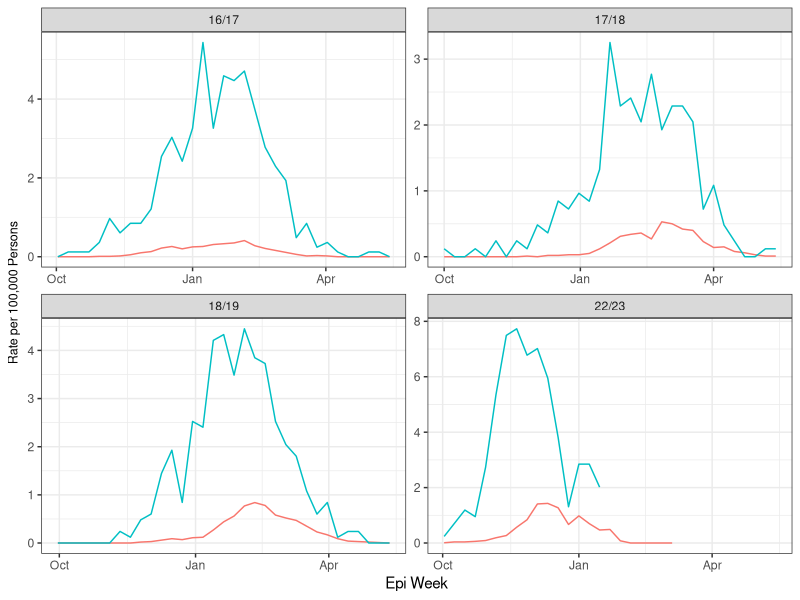
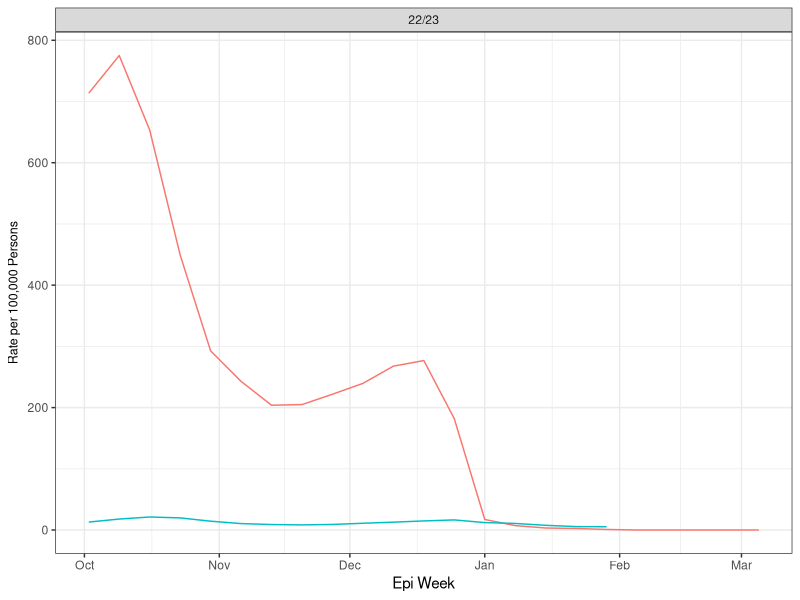
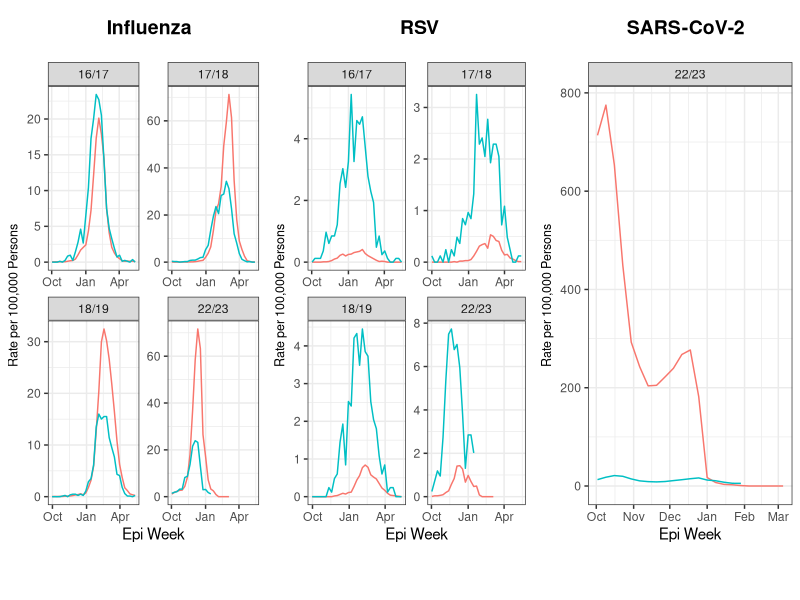

Write the R code that produced these figures, in order.
### GER HOSP VS. LAB FIGURE ###
library(tidyverse)
library(ggplot2)
library(cowplot)
setwd('~/lshtm-dc-sanofi')

#read in merged data csv - USING MERGED CSV 2 FOR NOW
data <- read.csv('data/merged_data/merged_data.csv')

#create dummy data for complete 22/23 season
data[nrow(data) + 1,] = c(99999999,NA,'DE','NH',20,2023,'ALL',0,NA,NA,NA,NA,NA,NA,0,NA,NA,NA,NA,NA,NA,NA,NA,NA,NA,NA,NA,NA,'2023-05-14')

data$hsp_rate <- as.numeric(data$hsp_rate)
data$epi_dates <- as.Date(data$epi_dates)
data$hsp_rate_covid19 <- as.numeric(data$hsp_rate_covid19)
data$hsp_rate_rsv <- as.numeric(data$hsp_rate_rsv)
data$hsp_rate_flu <- as.numeric(data$hsp_rate_flu)
data$cases_rate_covid19 <- as.numeric(data$cases_rate_covid19)
data$cases_rate_rsv <- as.numeric(data$cases_rate_rsv)
data$cases_rate_flu <- as.numeric(data$cases_rate_flu)

#filter for germany and all age groups
ger_data <- data %>% filter(country == 'DE' & age_group == 'ALL')

## Filter by season
ger_data$epi_dates <- as.Date(ger_data$epi_dates)
ger_data <- ger_data %>% mutate(season =
                                   case_when(epi_dates >= '2016-10-02' & epi_dates <= '2017-05-14' ~ '16/17',
                                             epi_dates >= '2017-10-01' & epi_dates <= '2018-05-13' ~ '17/18',
                                             epi_dates >= '2018-09-30' & epi_dates <= '2019-05-12' ~ '18/19',
                                             epi_dates >= '2022-10-02' & epi_dates <= '2023-05-14' ~ '22/23'
                                   )
)

# Drop rows outside of usual seasons
ger_data <- ger_data %>% drop_na(season)

#filter to only relevant columns for flu
ger_data_flu <- ger_data %>%
     select('week','year','hsp_rate_flu','cases_rate_flu','epi_dates','season')
ger_data_flu <- ger_data_flu %>% pivot_longer(cols = c('hsp_rate_flu','cases_rate_flu'),names_to = 'hos_lab_case',values_to = 'rate')

#create plot for flu
flu_plot <- ggplot() + geom_line(data=ger_data_flu,aes(x=epi_dates,y=rate,col=hos_lab_case),position='identity') + 
     facet_wrap(.~season,scales='free') +
     theme_bw() +
     xlab('Epi Week') +
     ylab(expression(paste('Rate per 100,000 Persons'))) +
     theme(axis.title.y = element_text(size=9)) +
     theme(legend.position = 'none') 

#filter to only relevant columns for rsv
ger_data_rsv <- ger_data %>%
     select('week','year','hsp_rate_rsv','cases_rate_rsv','epi_dates','season')
ger_data_rsv <- ger_data_rsv %>% pivot_longer(cols = c('hsp_rate_rsv','cases_rate_rsv'),names_to = 'hos_lab_case',values_to = 'rate')

#create plot for rsv
rsv_plot <- ggplot() + geom_line(data=ger_data_rsv,aes(x=epi_dates,y=rate,col=hos_lab_case),position='identity') + 
     facet_wrap(.~season,scales='free') +
     theme_bw() +
     xlab('Epi Week') +
     ylab(expression(paste('Rate per 100,000 Persons'))) +
     theme(axis.title.y = element_text(size=9)) +
     theme(legend.position = 'none') 

rsv_plot

#filter to only relevant columns for rsv
ger_data_covid <- ger_data %>%
     select('week','year','hsp_rate_covid19','cases_rate_covid19','epi_dates','season')
ger_data_covid <- ger_data_covid %>% pivot_longer(cols = c('hsp_rate_covid19','cases_rate_covid19'),names_to = 'hos_lab_case',values_to = 'rate')
ger_data_covid <- ger_data_covid %>% drop_na(rate)

#create plot for covid
covid_plot <- ggplot() + geom_line(data=ger_data_covid,aes(x=epi_dates,y=rate,col=hos_lab_case),position='identity') + 
     facet_wrap(.~season,scales='free') +
     theme_bw() +
     xlab('Epi Week') +
     ylab(expression(paste('Rate per 100,000 Persons'))) +
     theme(axis.title.y = element_text(size=9)) +
     theme(legend.position = 'bottom') +
     scale_color_discrete(name="Laboratory vs. Hospital Case",
                         breaks=c('hsp_rate_covid19','cases_rate_covid19'),
                         labels=c('Hospital Case','Laboratory Case'))

covid_plot_no_leg <- covid_plot + theme(legend.position = 'none')
covid_plot_no_leg

#create legend title
legend <- get_legend(covid_plot)

#create virus labels
title_flu <- ggdraw() + 
     draw_label("Influenza",fontface = 'bold',x = 0.4,hjust = 0)+theme(plot.margin = margin(0, 0, 0, 0))
title_rsv <- ggdraw() + 
     draw_label("RSV",fontface = 'bold',x = 0.5,hjust = 0)+theme(plot.margin = margin(0, 0, 0, 0))
title_covid <- ggdraw() + 
     draw_label("SARS-CoV-2",fontface = 'bold',x = 0.35,hjust = 0)+theme(plot.margin = margin(0, 0, 0, 0))

virus_grid <- plot_grid(title_flu,title_rsv,title_covid,nrow=1)

#plot grid
graph_grid <- plot_grid(flu_plot,rsv_plot,covid_plot_no_leg,nrow=1)
whole_grid <- plot_grid(graph_grid,legend,nrow = 2, rel_heights = c(1,0.1))
with_title_grid <- plot_grid(virus_grid,whole_grid,nrow=2,rel_heights = c(0.1,1))
with_title_grid
